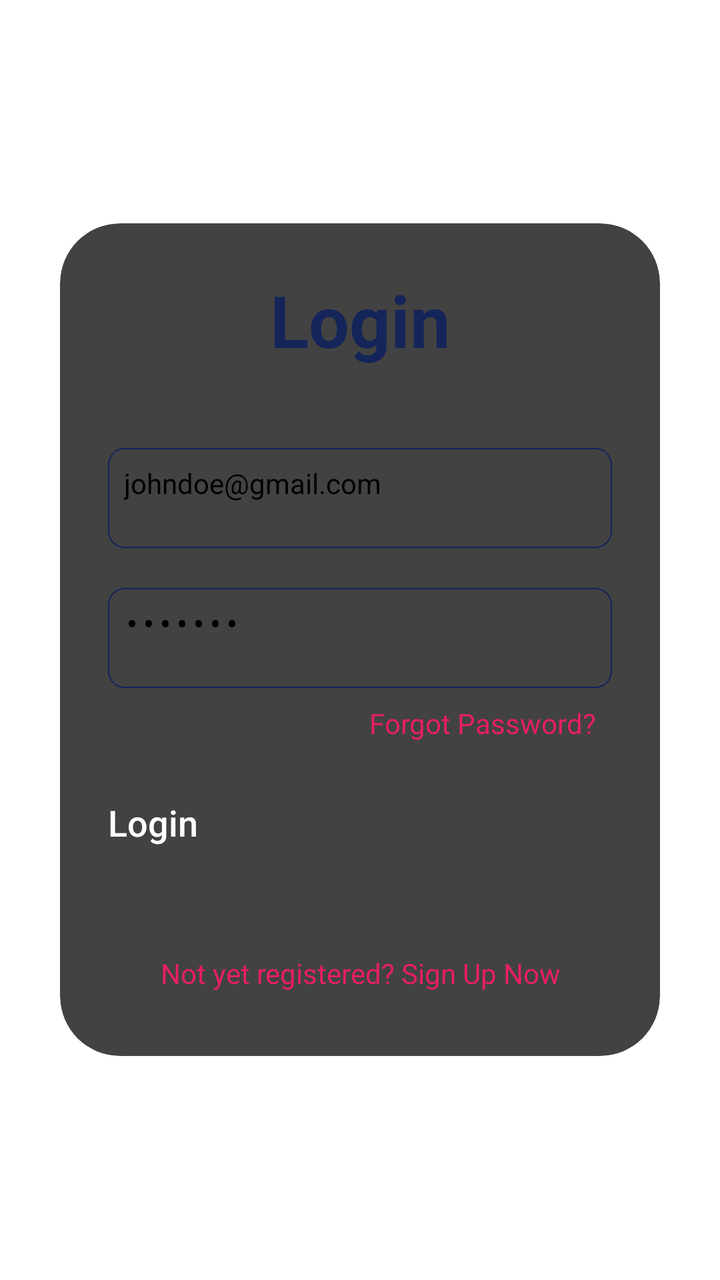
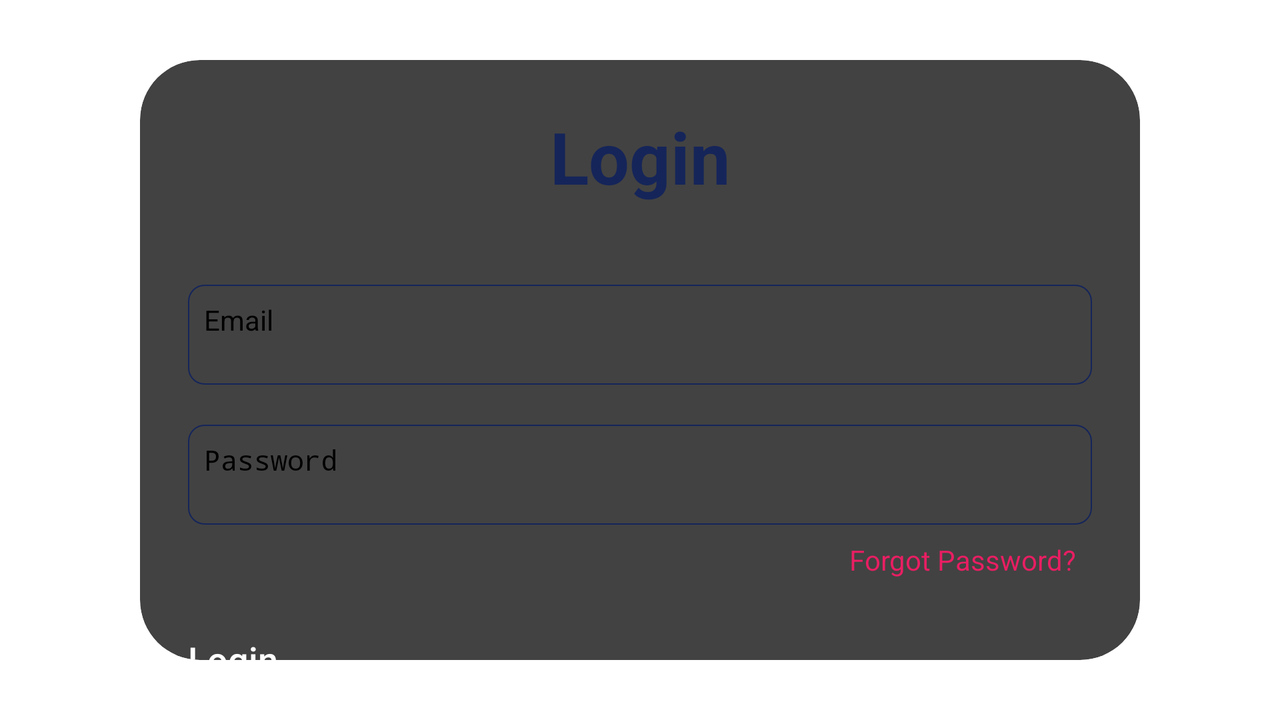

Compare how this app lays out the same screen by default and in its alternative resource folder. The renders come first, then the two layout files and the values they reference.
<!-- AndroidManifest.xml: application theme Theme.GeoNotif -->
<!-- res/layout/activity_login.xml -->
<?xml version="1.0" encoding="utf-8"?>
<LinearLayout xmlns:android="http://schemas.android.com/apk/res/android"
    xmlns:app="http://schemas.android.com/apk/res-auto"
    xmlns:tools="http://schemas.android.com/tools"
    android:layout_width="match_parent"
    android:layout_height="match_parent"
    android:gravity="center"
    android:orientation="vertical"
    tools:context=".LoginActivity">

    <androidx.cardview.widget.CardView
        android:layout_width="match_parent"
        android:layout_height="wrap_content"
        android:layout_margin="30dp"
        android:background="@drawable/custom_edittext"
        app:cardCornerRadius="30dp"
        app:cardElevation="20dp">

        <LinearLayout
            android:layout_width="match_parent"
            android:layout_height="wrap_content"
            android:layout_gravity="center_horizontal"
            android:orientation="vertical"
            android:padding="24dp">

            <TextView
                android:id="@+id/loginText"
                android:layout_width="match_parent"
                android:layout_height="wrap_content"
                android:text="Login"
                android:textAlignment="center"
                android:textColor="@color/primary_text"
                android:textSize="36sp"
                android:textStyle="bold" />

            <EditText
                android:id="@+id/loginEmailEditText"
                android:layout_width="match_parent"
                android:layout_height="50dp"
                android:layout_marginTop="40dp"
                android:background="@drawable/custom_edittext"
                android:drawablePadding="8dp"
                android:hint="Email"
                android:text="johndoe@gmail.com"
                android:padding="8dp"
                android:textColor="@color/black"
                android:textColorHighlight="@color/cardview_dark_background"
                android:textSize="14sp" />

            <EditText
                android:id="@+id/loginPasswordEditText"
                android:layout_width="match_parent"
                android:layout_height="50dp"
                android:layout_marginTop="20dp"
                android:background="@drawable/custom_edittext"
                android:drawablePadding="8dp"
                android:text="johndoe"
                android:hint="Password"
                android:inputType="textPassword"
                android:padding="8dp"
                android:textColor="@color/black"
                android:textColorHighlight="@color/cardview_dark_background"
                android:textSize="14sp" />

            <TextView
                android:id="@+id/forgotPassText"
                android:layout_width="wrap_content"
                android:layout_height="wrap_content"
                android:layout_gravity="right"
                android:padding="8dp"
                android:text="Forgot Password?"
                android:textColor="@color/primary_highlight"
                android:textSize="14sp" />

            <Button
                android:id="@+id/loginButton"
                android:layout_width="match_parent"
                android:layout_height="60dp"
                android:layout_marginTop="20dp"
                android:backgroundTint="@color/primary_text"
                android:fontFamily="sans-serif-medium"
                android:text="Login"
                android:textAllCaps="false"
                android:textColor="@color/white"
                android:textSize="18sp"
                app:cornerRadius="20dp"
                app:rippleColor="@color/button_ripple"
                app:strokeColor="@color/button_stroke"
                app:strokeWidth="0.5dp" />

            <TextView
                android:id="@+id/signUpText"
                android:layout_width="wrap_content"
                android:layout_height="wrap_content"
                android:layout_gravity="center"
                android:layout_marginTop="10dp"
                android:padding="8dp"
                android:text="Not yet registered? Sign Up Now"
                android:textAlignment="center"
                android:textColor="@color/primary_highlight"
                android:textSize="14sp" />
        </LinearLayout>
    </androidx.cardview.widget.CardView>




</LinearLayout>
<!-- resources referenced by this layout -->
<resources>
  <color name="black">#FF000000</color>
  <color name="button_ripple">#E1E2E6</color>
  <color name="button_stroke">#15255A</color>
  <color name="primary_highlight">#E91E63</color>
  <color name="primary_text">#15255A</color>
  <color name="white">#FFFFFFFF</color>
  <!-- drawable custom_edittext (drawable) -->
  <?xml version="1.0" encoding="utf-8"?>
  <shape xmlns:android="http://schemas.android.com/apk/res/android"
      android:shape="rectangle">
  
      <stroke
          android:width="0.5dp"
          android:color="@color/primary_text" />
      <corners android:radius="8dp" />
  </shape>
  <style name="Theme.GeoNotif" parent="Theme.MaterialComponents.Light.NoActionBar">
          
          <item name="colorPrimary">@color/primary_highlight</item>
          <item name="colorPrimaryVariant">@color/purple_700</item>
          <item name="colorOnPrimary">@color/black</item>
          
          <item name="colorSecondary">@color/teal_200</item>
          <item name="colorSecondaryVariant">@color/teal_200</item>
          <item name="colorOnSecondary">@color/black</item>
          
          <item name="android:statusBarColor">@color/primary</item>
          
      </style>
  <color name="purple_700">#FF3700B3</color>
  <color name="teal_200">#FF03DAC5</color>
  <color name="primary">#15255A</color>
</resources>
<!-- res/layout-land/activity_login.xml (the repository's variant of the layout above) -->
<!-- drawn on the phone turned sideways -->
<?xml version="1.0" encoding="utf-8"?>
<LinearLayout xmlns:android="http://schemas.android.com/apk/res/android"
    xmlns:app="http://schemas.android.com/apk/res-auto"
    xmlns:tools="http://schemas.android.com/tools"
    android:layout_width="match_parent"
    android:layout_height="match_parent"
    android:gravity="center"
    android:orientation="vertical"
    tools:context=".LoginActivity">

    <androidx.cardview.widget.CardView
        android:layout_width="500dp"
        android:layout_height="wrap_content"
        android:layout_margin="30dp"
        android:background="@drawable/custom_edittext"
        app:cardCornerRadius="30dp"
        app:cardElevation="20dp">

        <ScrollView
            android:layout_width="match_parent"
            android:layout_height="wrap_content">

            <LinearLayout
                android:layout_width="match_parent"
                android:layout_height="wrap_content"
                android:layout_gravity="center_horizontal"
                android:orientation="vertical"
                android:padding="24dp">

                <TextView
                    android:id="@+id/loginText"
                    android:layout_width="match_parent"
                    android:layout_height="wrap_content"
                    android:text="Login"
                    android:textAlignment="center"
                    android:textColor="@color/primary_text"
                    android:textSize="36sp"
                    android:textStyle="bold" />

                <EditText
                    android:id="@+id/loginEmailEditText"
                    android:layout_width="match_parent"
                    android:layout_height="50dp"
                    android:layout_marginTop="40dp"
                    android:background="@drawable/custom_edittext"
                    android:drawablePadding="8dp"
                    android:hint="Email"
                    android:padding="8dp"
                    android:textColor="@color/black"
                    android:textColorHighlight="@color/cardview_dark_background"
                    android:textSize="14sp" />

                <EditText
                    android:id="@+id/loginPasswordEditText"
                    android:layout_width="match_parent"
                    android:layout_height="50dp"
                    android:layout_marginTop="20dp"
                    android:background="@drawable/custom_edittext"
                    android:drawablePadding="8dp"
                    android:hint="Password"
                    android:inputType="textPassword"
                    android:padding="8dp"
                    android:textColor="@color/black"
                    android:textColorHighlight="@color/cardview_dark_background"
                    android:textSize="14sp" />

                <TextView
                    android:id="@+id/forgotPassText"
                    android:layout_width="wrap_content"
                    android:layout_height="wrap_content"
                    android:layout_gravity="right"
                    android:padding="8dp"
                    android:text="Forgot Password?"
                    android:textColor="@color/primary_highlight"
                    android:textSize="14sp" />

                <Button
                    android:id="@+id/loginButton"
                    android:layout_width="match_parent"
                    android:layout_height="60dp"
                    android:layout_marginTop="20dp"
                    android:backgroundTint="@color/primary_text"
                    android:fontFamily="sans-serif-medium"
                    android:text="Login"
                    android:textAllCaps="false"
                    android:textColor="@color/white"
                    android:textSize="18sp"
                    app:cornerRadius="20dp"
                    app:rippleColor="@color/button_ripple"
                    app:strokeColor="@color/button_stroke"
                    app:strokeWidth="0.5dp" />

                <TextView
                    android:id="@+id/signUpText"
                    android:layout_width="wrap_content"
                    android:layout_height="wrap_content"
                    android:layout_gravity="center"
                    android:layout_marginTop="10dp"
                    android:padding="8dp"
                    android:text="Not yet registered? Sign Up Now"
                    android:textAlignment="center"
                    android:textColor="@color/primary_highlight"
                    android:textSize="14sp" />
            </LinearLayout>
        </ScrollView>
    </androidx.cardview.widget.CardView>




</LinearLayout>
